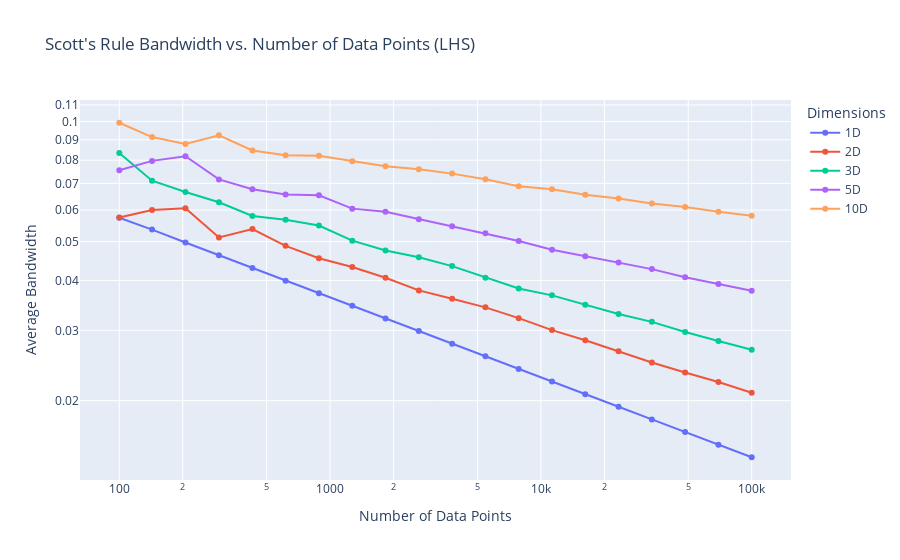

The notebook cell this image was saved under:
### Code cell
# Generate data
n_range = np.logspace(2, 5, 20).astype(int)  # 100 to 100,000
dimensions = [1, 2, 3, 5, 10]
bandwidths = {d: [] for d in dimensions}

for n in n_range:
    for d in dimensions:
        sampler = qmc.LatinHypercube(d=d)
        data = sampler.random(n=n)
        bw = scott_bandwidth(data)
        bandwidths[d].append(np.mean(bw))  # Average bandwidth across dimensions

# Create plot
fig = go.Figure()

for d in dimensions:
    fig.add_trace(go.Scatter(
        x=n_range,
        y=bandwidths[d],
        mode='lines+markers',
        name=f'{d}D'
    ))

fig.update_layout(
    title='Scott\'s Rule Bandwidth vs. Number of Data Points (LHS)',
    xaxis_title='Number of Data Points',
    yaxis_title='Average Bandwidth',
    xaxis_type='log',
    yaxis_type='log',
    legend_title='Dimensions'
)

fig.show()

### Figure 1 — Plotly figure (JSON) as saved in the notebook; plotly's stock layout.template omitted (floating-point values rounded to 4 significant figures)
{"data": [{"mode": "lines+markers", "name": "1D", "type": "scatter", "x": [100, 143, 206, 297, 428, 615, 885, 1274, 1832, 2636, 3792, 5455, 7847, 11288, 16237, 23357, 33598, 48329, 69519, 100000], "y": [0.05742, 0.05362, 0.04976, 0.04623, 0.04294, 0.03995, 0.03715, 0.03455, 0.03212, 0.02987, 0.02777, 0.02582, 0.02401, 0.02233, 0.02076, 0.01931, 0.01795, 0.01669, 0.01552, 0.01443]}, {"mode": "lines+markers", "name": "2D", "type": "scatter", "x": [100, 143, 206, 297, 428, 615, 885, 1274, 1832, 2636, 3792, 5455, 7847, 11288, 16237, 23357, 33598, 48329, 69519, 100000], "y": [0.05749, 0.06006, 0.06064, 0.05124, 0.05379, 0.04883, 0.04545, 0.04323, 0.04063, 0.03777, 0.03597, 0.03425, 0.03218, 0.03004, 0.02834, 0.02658, 0.02493, 0.02354, 0.02227, 0.02093]}, {"mode": "lines+markers", "name": "3D", "type": "scatter", "x": [100, 143, 206, 297, 428, 615, 885, 1274, 1832, 2636, 3792, 5455, 7847, 11288, 16237, 23357, 33598, 48329, 69519, 100000], "y": [0.08335, 0.0711, 0.0666, 0.06278, 0.05801, 0.05675, 0.0549, 0.05031, 0.04755, 0.04572, 0.04345, 0.04064, 0.03818, 0.0367, 0.03475, 0.03298, 0.0315, 0.02971, 0.02821, 0.02681]}, {"mode": "lines+markers", "name": "5D", "type": "scatter", "x": [100, 143, 206, 297, 428, 615, 885, 1274, 1832, 2636, 3792, 5455, 7847, 11288, 16237, 23357, 33598, 48329, 69519, 100000], "y": [0.07549, 0.07968, 0.08186, 0.0716, 0.06767, 0.06563, 0.06537, 0.06051, 0.05944, 0.05695, 0.05463, 0.05247, 0.05019, 0.04773, 0.04598, 0.04435, 0.04269, 0.04073, 0.0392, 0.0377]}, {"mode": "lines+markers", "name": "10D", "type": "scatter", "x": [100, 143, 206, 297, 428, 615, 885, 1274, 1832, 2636, 3792, 5455, 7847, 11288, 16237, 23357, 33598, 48329, 69519, 100000], "y": [0.09927, 0.09139, 0.08779, 0.09233, 0.08462, 0.08234, 0.08202, 0.07946, 0.0773, 0.07595, 0.07404, 0.07166, 0.06885, 0.06765, 0.06558, 0.06415, 0.06231, 0.06109, 0.05942, 0.05806]}], "layout": {"legend": {"title": {"text": "Dimensions"}}, "title": {"text": "Scott's Rule Bandwidth vs. Number of Data Points (LHS)"}, "xaxis": {"title": {"text": "Number of Data Points"}, "type": "log"}, "yaxis": {"title": {"text": "Average Bandwidth"}, "type": "log"}}}
